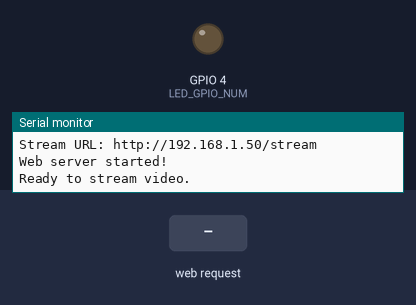
Bench run of a sketch on a simulated ESP32. Parts: output pins drawn as LEDs (lit = HIGH), the last lines printed to the serial monitor. The inputs (shaded band) are chosen by the test bench. WiFi joins after 1.5 s; servers stay silent unless stated; the camera gives no picture.

Above: at 3.0 s.
3.1 s: HTTP request GET /led/on received
At 3.5 s:
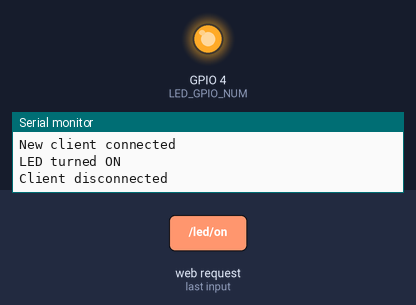
7.6 s: HTTP request GET /led/off received
At 8.2 s:
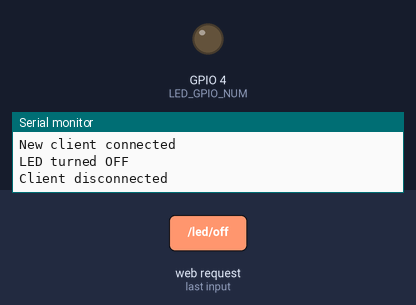
Timing chart, 0 to 10.6 s (numbered marks = the images above; inputs shaded):
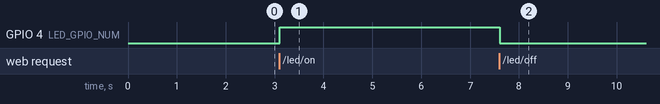

Measured:
- after the input at 3.1 s, GPIO 4 (LED_GPIO_NUM): LOW → HIGH at once
- after the input at 7.6 s, GPIO 4 (LED_GPIO_NUM): HIGH → LOW at once

The sketch:

ESP32_CAM_Stream.ino
```cpp
/*
 * ESP32-CAM Video Streaming
 *
 * This sketch connects to WiFi and streams video to a local IP address
 *
 * Hardware Connections:
 * - ESP32-CAM board (no additional wiring needed)
 *
 * Access the stream at:
 * - http://[ESP32_IP_ADDRESS]/stream
 * - http://[ESP32_IP_ADDRESS] - Web interface
 */

#include "esp_camera.h"
#include <WiFi.h>

// WiFi credentials
#define WIFI_SSID "Airtel_M-1102"
#define WIFI_PASSWORD "amc@m1102"

// Camera pin definitions (for ESP32-CAM AI-Thinker)
#define PWDN_GPIO_NUM     32
#define RESET_GPIO_NUM    -1
#define XCLK_GPIO_NUM      0
#define SIOD_GPIO_NUM     26
#define SIOC_GPIO_NUM     27
#define Y9_GPIO_NUM       35
#define Y8_GPIO_NUM       34
#define Y7_GPIO_NUM       39
#define Y6_GPIO_NUM       36
#define Y5_GPIO_NUM       21
#define Y4_GPIO_NUM       19
#define Y3_GPIO_NUM       18
#define Y2_GPIO_NUM        5
#define VSYNC_GPIO_NUM     25
#define HREF_GPIO_NUM     23
#define PCLK_GPIO_NUM     22

// Onboard LED pin (ESP32-CAM AI-Thinker)
#define LED_GPIO_NUM      4

// Start web server on port 80
WiFiServer server(80);

// Stream URI
String stream_uri = "/stream";
String led_on_uri = "/led/on";
String led_off_uri = "/led/off";

void setup() {
  // Initialize serial communication
  Serial.begin(115200);
  Serial.setDebugOutput(true);
  Serial.println();
  Serial.println("ESP32-CAM Video Streaming");
  Serial.println("==========================");

  // Initialize onboard LED (default OFF)
  pinMode(LED_GPIO_NUM, OUTPUT);
  digitalWrite(LED_GPIO_NUM, LOW);
  Serial.println("Onboard LED initialized (OFF)");

  // Initialize camera
  Serial.println("Initializing camera...");
  camera_config_t config;
  config.ledc_channel = LEDC_CHANNEL_0;
  config.ledc_timer = LEDC_TIMER_0;
  config.pin_d0 = Y2_GPIO_NUM;
  config.pin_d1 = Y3_GPIO_NUM;
  config.pin_d2 = Y4_GPIO_NUM;
  config.pin_d3 = Y5_GPIO_NUM;
  config.pin_d4 = Y6_GPIO_NUM;
  config.pin_d5 = Y7_GPIO_NUM;
  config.pin_d6 = Y8_GPIO_NUM;
  config.pin_d7 = Y9_GPIO_NUM;
  config.pin_xclk = XCLK_GPIO_NUM;
  config.pin_pclk = PCLK_GPIO_NUM;
  config.pin_vsync = VSYNC_GPIO_NUM;
  config.pin_href = HREF_GPIO_NUM;
  config.pin_sscb_sda = SIOD_GPIO_NUM;
  config.pin_sscb_scl = SIOC_GPIO_NUM;
  config.pin_pwdn = PWDN_GPIO_NUM;
  config.pin_reset = RESET_GPIO_NUM;
  config.xclk_freq_hz = 20000000;
  config.pixel_format = PIXFORMAT_JPEG;

  // Camera settings - optimized for memory usage
  if(psramFound()){
    config.frame_size = FRAMESIZE_CIF; // 400x296
    config.jpeg_quality = 12;
    config.fb_count = 2;
  } else {
    config.frame_size = FRAMESIZE_QVGA; // 320x240
    config.jpeg_quality = 15;
    config.fb_count = 1;
  }

  // Initialize camera
  esp_err_t err = esp_camera_init(&config);
  if (err != ESP_OK) {
    Serial.printf("Camera init failed with error 0x%x", err);
    return;
  }

  Serial.println("Camera initialized successfully!");

  // Connect to WiFi
  Serial.println();
  Serial.print("Connecting to WiFi: ");
  Serial.println(WIFI_SSID);

  WiFi.mode(WIFI_STA);
  WiFi.begin(WIFI_SSID, WIFI_PASSWORD);

  while (WiFi.status() != WL_CONNECTED) {
    delay(500);
    Serial.print(".");
  }

  Serial.println();
  Serial.println("WiFi connected!");

  // Print local IP address
  Serial.println("==========================");
  Serial.print("Local IP Address: ");
  Serial.println(WiFi.localIP());
  Serial.println("==========================");
  Serial.println();
  Serial.print("Stream URL: http://");
  Serial.print(WiFi.localIP());
  Serial.println("/stream");
  Serial.println();

  // Start web server
  server.begin();
  Serial.println("Web server started!");
  Serial.println("Ready to stream video.");
  Serial.println();
}

void loop() {
  WiFiClient client = server.available();

  if (client) {
    Serial.println("New client connected");

    String request = "";
    unsigned long timeout = millis() + 5000; // 5 second timeout

    // Read request with timeout
    while (client.connected() && millis() < timeout) {
      if (client.available()) {
        String line = client.readStringUntil('\n');
        request += line;
        request += "\n";

        // Empty line indicates end of HTTP headers
        if (line.length() == 1 || line.length() == 0) {
          // Check what was requested
          if (request.indexOf(stream_uri) >= 0) {
            // Stream video
            sendStream(client);
          } else if (request.indexOf(led_on_uri) >= 0) {
            // Turn LED on
            digitalWrite(LED_GPIO_NUM, HIGH);
            sendLEDResponse(client, true);
          } else if (request.indexOf(led_off_uri) >= 0) {
            // Turn LED off
            digitalWrite(LED_GPIO_NUM, LOW);
            sendLEDResponse(client, false);
          } else {
            // Send web interface
            sendWebPage(client);
          }
          break;
        }
        timeout = millis() + 5000; // Reset timeout on data
      }
    }

    // Give client time to receive data
    delay(100);
    client.stop();
    Serial.println("Client disconnected");
  }

  delay(10); // Small delay to prevent watchdog issues
}

void sendStream(WiFiClient client) {
  Serial.println("Starting video stream...");

  // Send HTTP headers
  client.println("HTTP/1.1 200 OK");
  client.println("Content-Type: multipart/x-mixed-replace; boundary=123456789000000000000987654321");
  client.println("Access-Control-Allow-Origin: *");
  client.println();
  client.flush();

  unsigned long lastFrame = millis();

  while (client.connected()) {
    // Check if client is still connected
    if (!client.connected()) {
      Serial.println("Client disconnected during stream");
      break;
    }

    // Capture frame
    camera_fb_t * fb = esp_camera_fb_get();
    if (!fb) {
      Serial.println("Camera capture failed");
      delay(100);
      continue; // Try again instead of breaking
    }

    // Check if enough time has passed for next frame (control frame rate)
    unsigned long currentTime = millis();
    if (currentTime - lastFrame < 150) { // ~6-7 FPS for stability
      esp_camera_fb_return(fb);
      delay(20);
      continue;
    }
    lastFrame = currentTime;

    // Send frame boundary and headers
    String header = "--123456789000000000000987654321\r\n";
    header += "Content-Type: image/jpeg\r\n";
    header += "Content-Length: " + String(fb->len) + "\r\n\r\n";

    client.print(header);

    // Send image data
    client.write(fb->buf, fb->len);

    // Send frame end
    client.print("\r\n");
    client.flush(); // Ensure data is sent

    // Return frame buffer
    esp_camera_fb_return(fb);

    delay(20); // Small delay to prevent overwhelming the connection
  }

  // Flush any remaining data
  client.flush();
  delay(100);

  Serial.println("Stream ended");
}

void sendLEDResponse(WiFiClient client, bool ledState) {
  // Send JSON response for LED control
  client.println("HTTP/1.1 200 OK");
  client.println("Content-Type: application/json");
  client.println("Access-Control-Allow-Origin: *");
  client.println();
  client.print("{\"success\":true,\"led\":");
  client.print(ledState ? "true" : "false");
  client.println("}");
  client.flush();

  // Log LED state change
  Serial.print("LED turned ");
  Serial.println(ledState ? "ON" : "OFF");
}

void sendWebPage(WiFiClient client) {
  // Send HTML page with video stream
  client.println("HTTP/1.1 200 OK");
  client.println("Content-Type: text/html");
  client.println();
  client.println("<!DOCTYPE html>");
  client.println("<html>");
  client.println("<head>");
  client.println("<meta name=\"viewport\" content=\"width=device-width, initial-scale=1.0\">");
  client.println("<title>ESP32-CAM Stream</title>");
  client.println("<style>");
  client.println("body { margin: 0; background: #000; display: flex; align-items: center; justify-content: center; height: 100vh; }");
  client.println("img { max-width: 100%; max-height: 100%; }");
  client.println("</style>");
  client.println("</head>");
  client.println("<body>");
  client.print("<img src=\"");
  client.print(stream_uri);
  client.println("\">");
  client.println("</body>");
  client.println("</html>");
}
```
